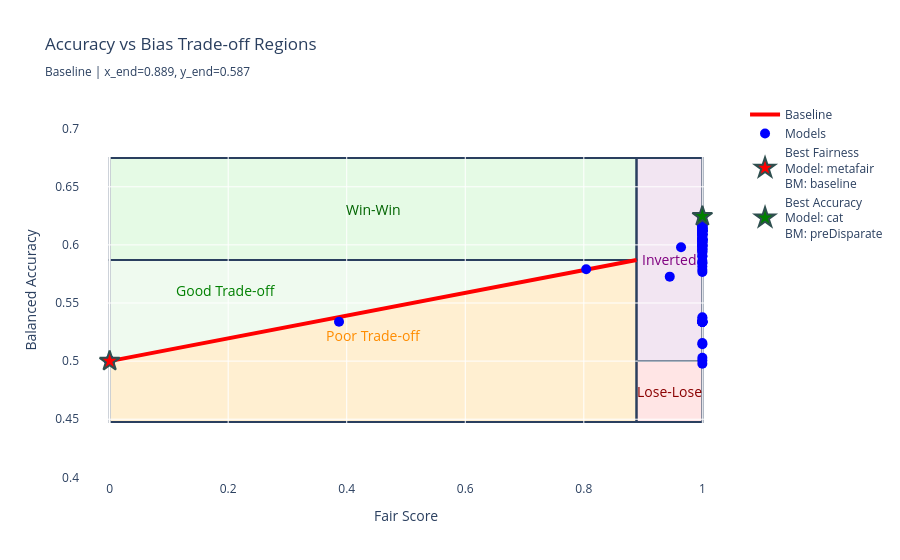

Notebook cell for this chart:
### Markdown cell above
### 4.1 Plot Normalized Trade-off and FAIREA Regions

This plot is the main output of the FAIREA methodology. It visualizes the performance space divided into five distinct trade-off regions: **Win-Win**, **Good Trade-off**, **Poor Trade-off**, and **Lose-Lose**. The regions are defined relative to the performance of the best-accuracy baseline model. The trade-off curve is now represented by the **linear regression** of the baseline models, shown as a dashed red line.

### Code cell
import numpy as np
import plotly.graph_objects as go

def plot_tradeoff(df, baseline_df, diagonal_method='accuracy_threshold', 
                 accuracy_target=None, diagonal_percentile=85, range_fraction=0.67,
                 region_colors=None, title="Accuracy vs Bias Trade-off Regions"):
    # Calculate dynamic ranges with 5% padding
    x_min = max(0, df['fair_score'].min() - 0.05)
    x_max = min(1, df['fair_score'].max() + 0.05)
    y_min = max(0, df['balanced_acc'].min() - 0.05)
    y_max = min(1, df['balanced_acc'].max() + 0.05)

    # Default colors (kept as in your code; uniform below-diagonal color)
    colors = {
        'win_win': 'rgba(0,200,0,0.1)',
        'good_tradeoff': 'rgba(100,200,100,0.1)',
        'poor_tradeoff': 'rgba(255,165,0,0.18)',  # slightly higher opacity for clarity
        'inverted': 'rgba(128,0,128,0.1)',
        'lose_lose': 'rgba(255,0,0,0.1)'
    }
    if region_colors:
        colors.update(region_colors)

    fig = go.Figure()

    # Get regression diagonal with chosen method
    diagonal_start, diagonal_end = get_regression_diagonal_with_threshold(
        baseline_df, 
        method=diagonal_method,
        accuracy_target=accuracy_target,
        percentile=diagonal_percentile,
        range_fraction=range_fraction
    )

    
    # Ensure diagonal goes from lower-left to upper-right
    if diagonal_start[1] > diagonal_end[1]:
        diagonal_start, diagonal_end = diagonal_end, diagonal_start
    
    diag_start_x = diagonal_start[0]
    diag_start_y = diagonal_start[1]
    diag_end_x = diagonal_end[0]
    diag_end_y = diagonal_end[1]

    # 1. Win-Win (upper-left RECTANGLE)
    fig.add_shape(type="rect",
        x0=x_min, y0=diag_end_y,
        x1=diag_end_x, y1=y_max,
        fillcolor=colors['win_win'], layer="below")

    # 2. Good Trade-off (upper triangle)
    fig.add_shape(type="path",
        path=f"M {diag_start_x} {diag_start_y} "
            f"L {diag_end_x} {diag_end_y} "
            f"L {diag_start_x} {diag_end_y} Z",
        fillcolor=colors['good_tradeoff'], layer="below")

    # 3+4. Poor Trade-off: fuse triangle and bottom-left rectangle into ONE polygon
    # The unified polygon covers from x_min to diag_end_x across y_min..diag_end_y and below the diagonal.
    # Path goes counter-clockwise around the whole below-diagonal envelope.
    fig.add_shape(
        type="path",
        path=(
            f"M {x_min} {y_min} "
            f"L {diag_end_x} {y_min} "
            f"L {diag_end_x} {diag_start_y} "
            f"L {diag_end_x} {diag_end_y} "  # right edge up to diagonal end y
            f"L {diag_start_x} {diag_start_y} "  # along diagonal to start point
            f"L {x_min} {diag_start_y} "  # left to border at start y
            f"L {x_min} {y_min} Z"        # down to bottom-left and close
        ),
        fillcolor=colors['poor_tradeoff'],
        layer="below"
    )

    # 5. Inverted (upper-right rectangle)
    fig.add_shape(type="rect", 
        x0=diag_end_x, y0=diag_start_y, 
        x1=x_max, y1=y_max,
        fillcolor=colors['inverted'], layer="below")

    # 6. Lose-Lose (lower-right rectangle)
    fig.add_shape(type="rect", 
        x0=diag_end_x, y0=y_min, 
        x1=x_max, y1=diag_start_y,
        fillcolor=colors['lose_lose'], layer="below")
    
    # Diagonal line
    fig.add_trace(go.Scatter(
            x=[diagonal_start[0], diagonal_end[0]],
            y=[diagonal_start[1], diagonal_end[1]],
            mode='lines',
            line=dict(color='red', width=4),
            name=f'Baseline',
            showlegend=True,
            hovertemplate='<b>Diagonal</b><br>Fair Score: %{x:.3f}<br>Balanced Accuracy: %{y:.3f}<extra></extra>'
        ))

    # Scatter points
    fig.add_trace(go.Scatter(
        x=df['fair_score'], 
        y=df['balanced_acc'],
        mode='markers', 
        marker=dict(size=10, color='blue'),
        text=df.apply(lambda row: f"{row['model']}<br>BM: {row['BM']}", axis=1),
        hovertemplate='<b>%{text}</b><br>Fair Score: %{x:.3f}<br>Balanced Accuracy: %{y:.3f}<extra></extra>',
        name='Models'))

    # Annotations: positioned inside their regions
    annotations = [
        # Win-Win: center of the upper-left rectangle
        dict(
            x=(x_min + diag_end_x) / 2,
            y=diag_end_y + 0.5 * (y_max - diag_end_y),
            text="Win-Win", showarrow=False, font=dict(color='darkgreen', size=14)
        ),
        # Good Trade-off: place clearly inside the triangle,
        # closer to the left edge and away from the diagonal end.
        dict(
            x=diag_start_x + 0.22 * (diag_end_x - diag_start_x),   # moved left
            y=diag_start_y + 0.70 * (diag_end_y - diag_start_y),   # well inside
            text="Good Trade-off", showarrow=False, font=dict(color='green', size=14)
        ),
        # Poor Trade-off: below the diagonal, centered within unified polygon
        dict(
            x=(x_min + diag_end_x) / 2,
            y=diag_start_y + 0.25 * (diag_end_y - diag_start_y),
            text="Poor Trade-off", showarrow=False, font=dict(color='darkorange', size=14)
        ),
        # Inverted: center of its rectangle
        dict(
            x=(diag_end_x + x_max) / 2,
            y=(diag_start_y + y_max) / 2,
            text="Inverted", showarrow=False, font=dict(color='purple', size=14)
        ),
        # Lose-Lose: center of its rectangle
        dict(
            x=(diag_end_x + x_max) / 2,
            y=(y_min + diag_start_y) / 2,
            text="Lose-Lose", showarrow=False, font=dict(color='darkred', size=14)
        ),
    ]
    
    # Best fairness highlight (unchanged)
    min_fair_score_row = df.loc[df['fair_score'].idxmin()]
    fig.add_trace(go.Scatter(
        x=[min_fair_score_row['fair_score']],
        y=[min_fair_score_row['balanced_acc']],
        mode='markers',
        marker=dict(size=15, color='red', symbol='star', line=dict(width=2, color='DarkSlateGrey')),
        text=[f"{min_fair_score_row['model']}<br>BM: {min_fair_score_row['BM']}"],
        hovertemplate='<b>Best Fairness</b><br>%{text}<br>Fair Score: %{x:.3f}<br>Balanced Accuracy: %{y:.3f}<extra></extra>',
        name=f"Best Fairness<br>Model: {min_fair_score_row['model']}<br>BM: {min_fair_score_row['BM']}",
        showlegend=True
    ))

    # Best accuracy highlight (unchanged)
    max_acc_row = df.loc[df['balanced_acc'].idxmax()]
    fig.add_trace(go.Scatter(
        x=[max_acc_row['fair_score']],
        y=[max_acc_row['balanced_acc']],
        mode='markers',
        marker=dict(size=15, color='green', symbol='star', line=dict(width=2, color='DarkSlateGrey')),
        text=[f"{max_acc_row['model']}<br>BM: {max_acc_row['BM']}"],
        hovertemplate='<b>Best Accuracy</b><br>%{text}<br>Fair Score: %{x:.3f}<br>Balanced Accuracy: %{y:.3f}<extra></extra>',
        name=f"Best Accuracy<br>Model: {max_acc_row['model']}<br>BM: {max_acc_row['BM']}",
        showlegend=True
    ))

    fig.update_layout(
        title=f"{title}<br><sub>Baseline | x_end={diagonal_end[0]:.3f}, y_end={diagonal_end[1]:.3f}</sub>",
        xaxis_title="Fair Score",
        yaxis_title="Balanced Accuracy",
        xaxis=dict(range=[x_min - 0.05, x_max + 0.05]),
        yaxis=dict(range=[y_min - 0.05, y_max + 0.05]),
        annotations=annotations,
        showlegend=True,
        plot_bgcolor='white',
    )

    return fig


# fig = plot_tradeoff(df_results, baseline_df, diagonal_method='percentile', diagonal_percentile=79)
fig = plot_tradeoff(df_results, baseline_df, diagonal_method='mean', diagonal_percentile=10)
fig.show()

### Figure 1 — Plotly figure (JSON) as saved in the notebook; plotly's stock layout.template omitted (floating-point values rounded to 4 significant figures)
{"data": [{"hovertemplate": "<b>Diagonal</b><br>Fair Score: %{x:.3f}<br>Balanced Accuracy: %{y:.3f}<extra></extra>", "line": {"color": "red", "width": 4}, "mode": "lines", "name": "Baseline", "showlegend": true, "type": "scatter", "x": [0, 0.8889], "y": [0.5, 0.5871]}, {"hovertemplate": "<b>%{text}</b><br>Fair Score: %{x:.3f}<br>Balanced Accuracy: %{y:.3f}<extra></extra>", "marker": {"color": "blue", "size": 10}, "mode": "markers", "name": "Models", "text": ["lgbm<br>BM: baseline", "xgb<br>BM: baseline", "cat<br>BM: baseline", "lr<br>BM: baseline", "tabtransformer<br>BM: baseline", "mlp<br>BM: baseline", "tabnet<br>BM: baseline", "adversarial<br>BM: baseline", "metafair<br>BM: baseline", "lgbm<br>BM: preReweighing", "xgb<br>BM: preReweighing", "xgb<br>BM: preDisparate", "cat<br>BM: preDisparate", "cat<br>BM: preReweighing", "lr<br>BM: preReweighing", "lr<br>BM: preDisparate", "tabtransformer<br>BM: preReweighing", "lgbm<br>BM: preDisparate", "mlp<br>BM: preDisparate", "mlp<br>BM: preReweighing", "mlp<br>BM: preLFR", "tabnet<br>BM: preDisparate", "tabnet<br>BM: preReweighing", "mlp<br>BM: posCalibrated", "tabtransformer<br>BM: preDisparate", "tabnet<br>BM: posEqqOds", "tabtransformer<br>BM: preLFR", "adversarial<br>BM: inAD", "xgb<br>BM: posCalibrated", "tabtransformer<br>BM: posEqqOds", "xgb<br>BM: preLFR", "lr<br>BM: posROC", "lgbm<br>BM: preReweighing posCalibrated", "xgb<br>BM: preReweighing posCalibrated", "cat<br>BM: preReweighing posROC", "lr<br>BM: preReweighing posROC", "tabtransformer<br>BM: posCalibrated", "lgbm<br>BM: preDisparate posCalibrated", "cat<br>BM: posCalibrated", "lr<br>BM: posCalibrated", "mlp<br>BM: posROC", "lgbm<br>BM: posEqqOds", "mlp<br>BM: preDisparate posEqqOds", "cat<br>BM: preReweighing posCalibrated", "mlp<br>BM: posEqqOds", "cat<br>BM: preDisparate posROC", "tabtransformer<br>BM: preReweighing posCalibrated", "tabtransformer<br>BM: posROC", "cat<br>BM: posEqqOds", "mlp<br>BM: preReweighing posROC", "tabnet<br>BM: preReweighing posCalibrated", "tabnet<br>BM: posROC", "mlp<br>BM: preReweighing posCalibrated", "tabnet<br>BM: posCalibrated", "lgbm<br>BM: posCalibrated", "tabtransformer<br>BM: preDisparate posROC", "cat<br>BM: posROC", "xgb<br>BM: posEqqOds", "mlp<br>BM: preLFR posEqqOds", "lr<br>BM: preReweighing posCalibrated", "lr<br>BM: posEqqOds", "tabtransformer<br>BM: preDisparate posCalibrated", "tabnet<br>BM: preReweighing posROC", "lgbm<br>BM: preReweighing posEqqOds", "lgbm<br>BM: posROC", "cat<br>BM: preDisparate posCalibrated", "cat<br>BM: preReweighing posEqqOds", "xgb<br>BM: preReweighing posEqqOds", "mlp<br>BM: preReweighing posEqqOds", "lr<br>BM: preDisparate posCalibrated", "xgb<br>BM: posROC", "mlp<br>BM: preDisparate posCalibrated", "xgb<br>BM: preReweighing posROC", "lr<br>BM: preReweighing posEqqOds", "tabnet<br>BM: preDisparate posCalibrated", "tabnet<br>BM: preReweighing posEqqOds", "lgbm<br>BM: preReweighing posROC", "tabtransformer<br>BM: preReweighing posROC", "lgbm<br>BM: preDisparate posEqqOds", "mlp<br>BM: preDisparate posROC", "lr<br>BM: preDisparate posEqqOds", "xgb<br>BM: preDisparate posEqqOds", "cat<br>BM: preDisparate posEqqOds", "tabnet<br>BM: preDisparate posROC", "lgbm<br>BM: preDisparate posROC", "tabtransformer<br>BM: preDisparate posEqqOds", "mlp<br>BM: preLFR posCalibrated", "tabnet<br>BM: preDisparate posEqqOds", "tabtransformer<br>BM: preLFR posCalibrated", "tabtransformer<br>BM: preLFR posROC", "xgb<br>BM: preDisparate posCalibrated", "xgb<br>BM: preDisparate posROC", "lr<br>BM: preDisparate posROC", "xgb<br>BM: preLFR posEqqOds", "mlp<br>BM: preLFR posROC", "xgb<br>BM: preLFR posCalibrated", "tabtransformer<br>BM: preLFR posEqqOds", "metafair<br>BM: preLFR posCalibrated", "adversarial<br>BM: preDisparate inAD", "metafair<br>BM: posEqqOds", "adversarial<br>BM: preReweighing inAD posEqqOds", "xgb<br>BM: preLFR posROC", "adversarial<br>BM: preReweighing inAD", "adversarial<br>BM: inAD posCalibrated", "adversarial<br>BM: preLFR inAD posEqqOds", "adversarial<br>BM: preReweighing inAD posROC", "adversarial<br>BM: preLFR inAD", "metafair<br>BM: preLFR", "adversarial<br>BM: inAD posEqqOds", "adversarial<br>BM: inAD posROC", "adversarial<br>BM: preReweighing inAD posCalibrated", "adversarial<br>BM: preDisparate inAD posCalibrated", "metafair<br>BM: preLFR posROC", "adversarial<br>BM: preLFR inAD posROC", "metafair<br>BM: preLFR posEqqOds", "adversarial<br>BM: preDisparate inAD posEqqOds", "adversarial<br>BM: preDisparate inAD posROC", "adversarial<br>BM: preLFR inAD posCalibrated"], "type": "scatter", "x": [1, 1, 1, 1, 1, 1, 1, 1, 0, 1, 1, 1, 1, 1, 1, 1, 1, 1, 1, 1, 0, 1, 1, 1, 1, 1, 0, 1, 1, 1, 0, 1, 1, 1, 1, 1, 1, 1, 1, 1, 0, 1, 1, 1, 0, 1, 1, 0.964, 1, 1, 1, 1, 1, 1, 1, 1, 1, 1, 0, 1, 1, 1, 1, 1, 1, 1, 1, 1, 1, 1, 1, 1, 1, 1, 1, 1, 1, 1, 1, 1, 1, 1, 1, 1, 1, 1, 0, 1, 0, 0, 1, 1, 1, 0, 0, 0, 0, 0, 1, 0, 0.387, 0, 1, 1, 0, 1, 1, 0, 0.945, 0, 0.804, 1, 0, 1, 0, 1, 1, 1], "y": [0.6143, 0.6124, 0.6178, 0.6044, 0.5969, 0.5336, 0.6091, 0.595, 0.5, 0.6157, 0.6124, 0.6117, 0.6247, 0.6178, 0.6026, 0.6048, 0.5964, 0.6204, 0.5339, 0.5336, 0.5, 0.599, 0.6091, 0.5336, 0.5904, 0.6091, 0.5, 0.5848, 0.6124, 0.596, 0.5, 0.6044, 0.6157, 0.6124, 0.6178, 0.6026, 0.5842, 0.6204, 0.6178, 0.6044, 0.5, 0.6143, 0.5339, 0.6178, 0.5, 0.6247, 0.5934, 0.5979, 0.6178, 0.5336, 0.6071, 0.6091, 0.5378, 0.6091, 0.6143, 0.5864, 0.6178, 0.6124, 0.5, 0.6026, 0.6044, 0.6005, 0.6091, 0.6157, 0.6143, 0.6247, 0.6178, 0.6124, 0.5336, 0.6048, 0.6124, 0.5339, 0.6124, 0.6026, 0.599, 0.6071, 0.6157, 0.5943, 0.6204, 0.5339, 0.6048, 0.6117, 0.6247, 0.599, 0.6204, 0.5903, 0.5, 0.599, 0.5, 0.5, 0.6117, 0.6117, 0.6048, 0.5, 0.5, 0.5, 0.5, 0.5, 0.5814, 0.5, 0.5339, 0.5, 0.5785, 0.5028, 0.5, 0.5766, 0.5146, 0.5, 0.5727, 0.5, 0.5791, 0.5362, 0.5, 0.5006, 0.5, 0.6001, 0.5156, 0.4977]}, {"hovertemplate": "<b>Best Fairness</b><br>%{text}<br>Fair Score: %{x:.3f}<br>Balanced Accuracy: %{y:.3f}<extra></extra>", "marker": {"color": "red", "line": {"color": "DarkSlateGrey", "width": 2}, "size": 15, "symbol": "star"}, "mode": "markers", "name": "Best Fairness<br>Model: metafair<br>BM: baseline", "showlegend": true, "text": ["metafair<br>BM: baseline"], "type": "scatter", "x": [0], "y": [0.5]}, {"hovertemplate": "<b>Best Accuracy</b><br>%{text}<br>Fair Score: %{x:.3f}<br>Balanced Accuracy: %{y:.3f}<extra></extra>", "marker": {"color": "green", "line": {"color": "DarkSlateGrey", "width": 2}, "size": 15, "symbol": "star"}, "mode": "markers", "name": "Best Accuracy<br>Model: cat<br>BM: preDisparate", "showlegend": true, "text": ["cat<br>BM: preDisparate"], "type": "scatter", "x": [1], "y": [0.6247]}], "layout": {"annotations": [{"font": {"color": "darkgreen", "size": 14}, "showarrow": false, "text": "Win-Win", "x": 0.4444, "y": 0.6309}, {"font": {"color": "green", "size": 14}, "showarrow": false, "text": "Good Trade-off", "x": 0.1956, "y": 0.5609}, {"font": {"color": "darkorange", "size": 14}, "showarrow": false, "text": "Poor Trade-off", "x": 0.4444, "y": 0.5218}, {"font": {"color": "purple", "size": 14}, "showarrow": false, "text": "Inverted", "x": 0.9444, "y": 0.5873}, {"font": {"color": "darkred", "size": 14}, "showarrow": false, "text": "Lose-Lose", "x": 0.9444, "y": 0.4738}], "plot_bgcolor": "white", "shapes": [{"fillcolor": "rgba(0,200,0,0.1)", "layer": "below", "type": "rect", "x0": 0, "x1": 0.8889, "y0": 0.5871, "y1": 0.6747}, {"fillcolor": "rgba(100,200,100,0.1)", "layer": "below", "path": "M 0.0 0.5 L 0.8888888888888888 0.5870584925555555 L 0.0 0.5870584925555555 Z", "type": "path"}, {"fillcolor": "rgba(255,165,0,0.18)", "layer": "below", "path": "M 0 0.447697604 L 0.8888888888888888 0.447697604 L 0.8888888888888888 0.5 L 0.8888888888888888 0.5870584925555555 L 0.0 0.5 L 0 0.5 L 0 0.447697604 Z", "type": "path"}, {"fillcolor": "rgba(128,0,128,0.1)", "layer": "below", "type": "rect", "x0": 0.8889, "x1": 1, "y0": 0.5, "y1": 0.6747}, {"fillcolor": "rgba(255,0,0,0.1)", "layer": "below", "type": "rect", "x0": 0.8889, "x1": 1, "y0": 0.4477, "y1": 0.5}], "showlegend": true, "title": {"text": "Accuracy vs Bias Trade-off Regions<br><sub>Baseline | x_end=0.889, y_end=0.587</sub>"}, "xaxis": {"range": [-0.05, 1.05], "title": {"text": "Fair Score"}}, "yaxis": {"range": [0.3977, 0.7247], "title": {"text": "Balanced Accuracy"}}}}
